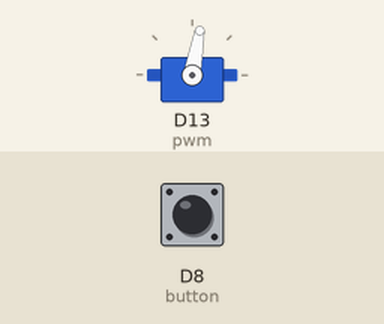
Simulated run of this program. Board: Adafruit CLUE running CircuitPython. Shown: servo. The inputs (shaded band) are chosen by the test bench; at power-on: D8 (button) HIGH. What the program prints to the serial console is not drawn.

Above: at 1.2 s.
1.3 s: D8 (button) pulled LOW for 1 s
At 2.9 s:
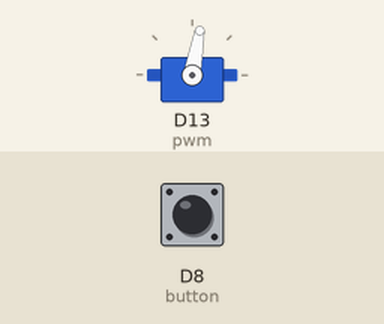
4.0 s: D8 (button) pulled LOW for 3.2 s
At 8.5 s:
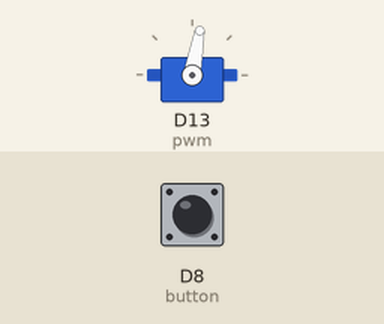
Timing chart, 0 to 10.0 s (numbered marks = the images above; inputs shaded):
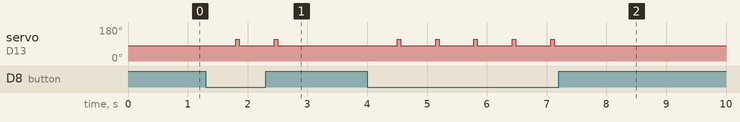

Measured:
- after the input at 1.3 s, servo on D13 (pwm): alternates 115° for 0.06 s and 80° for 0.58 s, 4 changes in all, then stays 80°, starting after 0.50 s
- after the input at 4.0 s, servo on D13 (pwm): alternates 115° for 0.06 s and 80° for 0.58 s, 10 changes in all, then stays 80°, starting after 0.50 s

The program:

code.py
```python
import time
import board
import digitalio
import pulseio
from adafruit_motor import servo
from adafruit_clue import clue

pwm = pulseio.PWMOut(board.P13, duty_cycle=2 ** 15, frequency=50)

my_servo = servo.Servo(pwm)

my_servo.angle = 80

button = digitalio.DigitalInOut(board.P8)
button.direction = digitalio.Direction.INPUT
button.pull = digitalio.Pull.UP

print("\n\n\n\n\n\n\n\n\n\n\n")

while True:
    print("I've got a fever...\n\n\n\n\n\n\n\n")
    if button.value < 1:
		print("I've got a fever...\n\n")
		print("And the only prescription is...\n\n")
		print("MORE COWBELL!!!\n\n")
		time.sleep(0.5)
		my_servo.angle = 115
		time.sleep(0.06)
		my_servo.angle = 80
		time.sleep(0.08)
```
